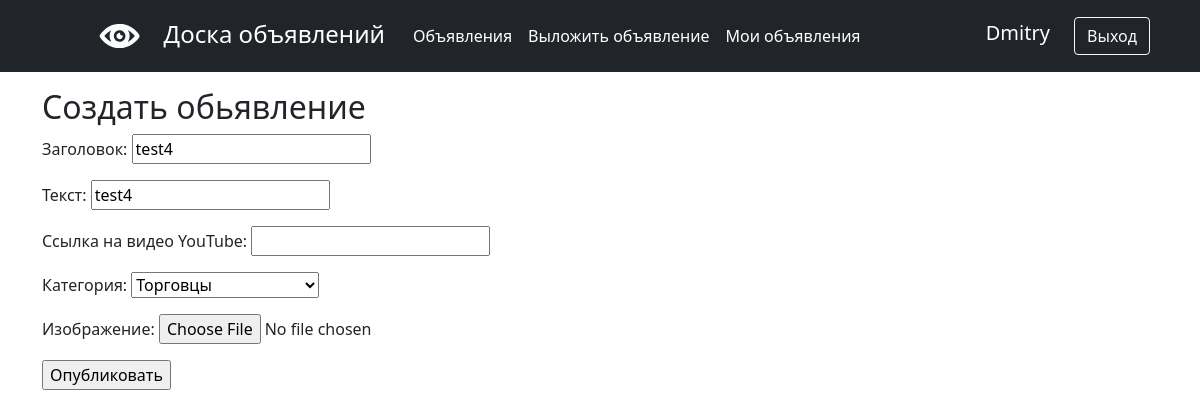
The page /adv/4/edit/ (signed in) on the database its author committed.
### main/models.py (models this page shows, shortened)
class Advertisement(models.Model):
    header = models.CharField(max_length=255)
    text = models.TextField()
    video_link = models.TextField(null=True, blank=True)
    category = models.ForeignKey(Category, on_delete=models.CASCADE, verbose_name='Категория')
    time_create = models.DateTimeField(auto_now_add=True)
    user = models.ForeignKey(User, on_delete=models.CASCADE, related_name='advertisement_user')
    image = models.ImageField(upload_to='images/', null=True, blank=True)

class Category(models.Model):
    category = models.CharField(max_length=255, unique=True)
    def __str__(self):
        return f'{self.category}'

### main/views.py (the view)
# urls.py: path('<int:pk>/edit/', AdvEditView.as_view(), name='adv_edit'),
class AdvEditView(LoginRequiredMixin, UpdateView):
    template_name = 'advertisement_create.html'
    form_class = AdvForm
    def get_object(self, **kwargs):
        id = self.kwargs.get('pk')
        return Advertisement.objects.get(pk=id)

### main/forms.py
class AdvForm(ModelForm):
    header = forms.CharField(label='Заголовок', widget=forms.TextInput(attrs={'class': 'form-input'}))
    text = forms.CharField(label='Текст', widget=forms.TextInput(attrs={'class': 'form-input'}))
    video_link = forms.CharField(label='Ссылка на видео YouTube', widget=forms.TextInput(attrs={'class': 'form-input'}), required=False)
    image = forms.ImageField(label='Изображение', required=False)
    class Meta:
        model = Advertisement
        fields = ['user', 'header', 'text', 'video_link', 'category', 'image']
        widgets = {
            'user': forms.HiddenInput(),
        }

### templates/advertisement_create.html (shortened to what this page needs)
{% extends 'flatpages/default.html' %}
{% block content %}
<h2>Создать обьявление</h2>
<form method="POST" enctype="multipart/form-data">
    {{ form.as_p }}
    <input type="submit" value="Опубликовать">
</form>
{% endblock content %}

### templates/flatpages/default.html (shortened to what this page needs)
<!DOCTYPE html>
<html lang="en">
<head>
    {% load static %}
    <link href="{% static 'css/styles.css' %}" rel="stylesheet"/>
</head>
<body>
<header class="p-3 bg-dark text-white">
    <div class="container">
        <div class="d-flex flex-wrap align-items-center justify-content-center justify-content-lg-start">
            <ul class="nav col-12 col-lg-auto me-lg-auto mb-2 justify-content-center mb-md-0">
                <img class="navbar-brand " src="{% static 'img/logo.svg' %}" alt="logo">
                <span class="fs-4">Доска объявлений</span>
                <li><a href="/adv/" class="nav-link px-2 text-white">Объявления</a></li>
                <li><a href="{% url 'adv_create' %}" class="nav-link px-2 text-white">Выложить объявление</a></li>
                {% if request.user.is_authenticated %}
                <li><a href="{% url 'account' %}" class="nav-link px-2 text-white">Мои объявления</a></li>
                {% endif %}
            </ul>
            <div class="text-end">
                {% if not request.user.is_authenticated %}
                <a href="{% url 'login' %}" class="btn btn-outline-light me-2" role="button">Вход</a>
                <a href="{% url 'register' %}" class="btn btn-warning" role="button">Регистрация</a>
                {% else %}
                <span class="fs-5">{{ user.username }}</span>
                <a href="{% url 'logout' %}" class="btn btn-outline-light me-2" role="button">Выход</a>
                {% endif %}
            </div>
        </div>
    </div>
</header>
<div class="container">
    {% block content %}
    {% endblock content %}
</div>
</body>
</html>

### rows shown on the page
Advertisement: header "test4", text "test4"
Category: category "Торговцы"

### other values the page prints
{{ user.username }} "Dmitry"
